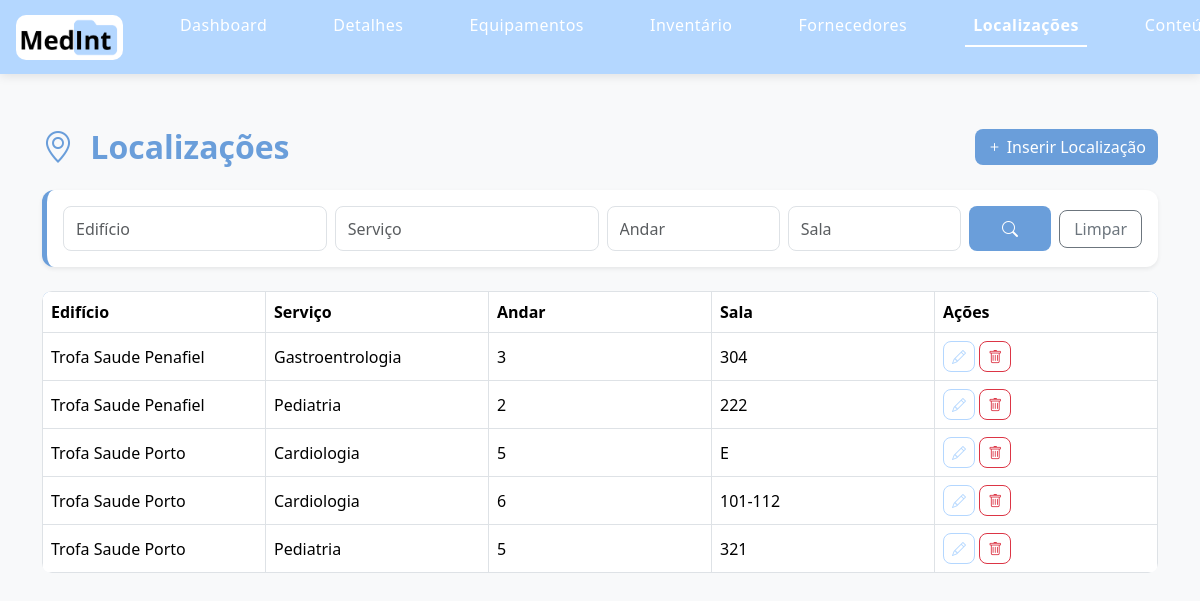
/1230798/medint/private/localizacoes.php (signed in), run on the app's committed database.
### tables this page shows
CREATE TABLE IF NOT EXISTS `localizacao` (
  `id` int NOT NULL AUTO_INCREMENT,
  `idEdificio` int NOT NULL,
  `idServico` int NOT NULL,
  `andar` int NOT NULL,
  `sala` char(20) NOT NULL DEFAULT '',
  PRIMARY KEY (`id`),
  KEY `FK_localizacao_edificios` (`idEdificio`),
  KEY `FK_localizacao_servicos` (`idServico`),
  CONSTRAINT `FK_localizacao_edificios` FOREIGN KEY (`idEdificio`) REFERENCES `edificios` (`id`),
  CONSTRAINT `FK_localizacao_servicos` FOREIGN KEY (`idServico`) REFERENCES `servicos` (`id`)
);

CREATE TABLE IF NOT EXISTS `edificios` (
  `id` int NOT NULL,
  `nome` char(100) NOT NULL DEFAULT '',
  `morada` char(100) NOT NULL DEFAULT '',
  `localidade` char(100) NOT NULL DEFAULT '',
  `codPostal` char(100) NOT NULL DEFAULT '',
  PRIMARY KEY (`id`)
);

CREATE TABLE IF NOT EXISTS `servicos` (
  `id` int NOT NULL AUTO_INCREMENT,
  `descricao` char(100) NOT NULL,
  PRIMARY KEY (`id`)
);

### 1230798/medint/private/localizacoes.php (the view, shortened to what this page needs)
<?php
try {
    $ligacao = new PDO(
        "mysql:host=" . MYSQL_HOST . ";port=" . MYSQL_PORT . ";dbname=" . MYSQL_DATABASE . ";charset=utf8",
        MYSQL_USERNAME,
        MYSQL_PASSWORD
    );
    $ligacao->setAttribute(PDO::ATTR_ERRMODE, PDO::ERRMODE_EXCEPTION);
    $localizacoes = $ligacao->query("
        SELECT
            l.id,
            e.nome AS edificio,
            s.descricao AS servico,
            l.andar,
            l.sala
        FROM localizacao l
        INNER JOIN edificios e ON l.idEdificio = e.id
        INNER JOIN servicos s ON l.idServico = s.id
        ORDER BY e.nome, s.descricao, l.andar, l.sala
    ")->fetchAll(PDO::FETCH_OBJ);
    $erro = '';
} catch (PDOException $e) {
    $erro = 'Erro ao carregar localizações.';
    $localizacoes = [];
}
include __DIR__ . '/includes/header_priv.php';
?>
<div class="container py-5" style="padding-top: 100px;">
    <div class="d-flex justify-content-between align-items-center mb-4">
        <h2 class="mb-0">
            <i class="bi bi-geo-alt me-2 text-primary"></i>
            Localizações
        </h2>
        <a href="inserir_localizacao.php" class="btn btn-primary">
            <i class="bi bi-plus"></i> Inserir Localização
        </a>
    </div>
    <div class="card p-3 mb-4 shadow-sm">
        <div class="row g-2 align-items-center">
            <div class="col-md-3">
                <input type="text" id="fNome" class="form-control" placeholder="Edifício">
            </div>
            <div class="col-md-3">
                <input type="text" id="fNIF" class="form-control" placeholder="Serviço">
            </div>
            <div class="col-md-2">
                <input type="text" id="fEmail" class="form-control" placeholder="Andar">
            </div>
            <div class="col-md-2">
                <input type="text" id="fTelefone" class="form-control" placeholder="Sala">
            </div>
            <div class="col-md-1">
                <button class="btn btn-primary w-100" id="btnFiltrar">
                    <i class="bi bi-search"></i>
                </button>
            </div>
            <div class="col-md-1">
                <button class="btn btn-outline-secondary w-100" id="btnLimpar">
                    Limpar
                </button>
            </div>
        </div>
    </div>
    <div class="table-responsive">
        <table class="table table-bordered align-middle">
            <thead class="table-custom">
                <tr>
                    <th>Edifício</th>
                    <th>Serviço</th>
                    <th>Andar</th>
                    <th>Sala</th>
                    <th>Ações</th>
                </tr>
            </thead>
            <tbody id="tbodyLocalizacoes">
                <?php if (!empty($erro)): ?>
                    <tr>
                        <td colspan="5" class="text-center text-danger">
                            <?= htmlspecialchars($erro) ?>
                        </td>
                    </tr>
                <?php else: ?>
                    <?php foreach ($localizacoes as $localizacao): ?>
                        <tr>
                            <td><?= htmlspecialchars($localizacao->edificio) ?></td>
                            <td><?= htmlspecialchars($localizacao->servico) ?></td>
                            <td><?= htmlspecialchars($localizacao->andar) ?></td>
                            <td><?= htmlspecialchars($localizacao->sala) ?></td>
                            <td>
                                <a href="editar_localizacao.php?id=<?= urlencode($localizacao->id) ?>"
                                   class="btn btn-sm btn-outline-primary">
                                    <i class="bi bi-pencil"></i>
                                </a>
                                <button
                                    type="button"
                                    class="btn btn-sm btn-outline-danger btn-apagar"
                                    data-url="apagar_localizacao.php?id=<?= urlencode($localizacao->id) ?>">
                                    <i class="bi bi-trash"></i>
                                </button>
                            </td>
                        </tr>
                    <?php endforeach; ?>
                <?php endif; ?>
            </tbody>
        </table>
    </div>
</div>
</body>
</html>

### 1230798/medint/css/1230798.css (style rules this page uses)
:root { --primary: #6a9eda; --primary-dark: #5a8bc7; --primary-soft: #eaf4ff; --secondary: #b4d7ff; --dark: #1f2937; --gray: #6c757d; --light-gray: #f8f9fa; --success: #198754; --danger: #dc3545; --warning:#ff0707; }
body { background-color: var(--light-gray); font-family: "Segoe UI", Tahoma, Geneva, Verdana, sans-serif; margin:0; }
h2, h3, h4, h5 { font-weight: 600; color: #6a9eda; }
.card { border: none; border-radius: 12px; background-color: #fff; border-left: 5px solid var(--primary); }
.table { background-color: #fff; border-radius: 10px; overflow: hidden; }
.table th { font-weight: 600; }
.table-custom { background-color: var(--primary); color: white; }
.table td, .table th { vertical-align: middle; }
.form-control, .form-select { border-radius: 8px; }
.btn { border-radius: 8px; font-weight: 500; }
.btn-primary { background-color: var(--primary); border: none; }
.btn-outline-primary { color: var(--secondary); border-color: var(--secondary); border-radius: 8px; }
.bi { color: var(--primary-) !important; }
a { color: var(--secondary); }
.card .form-control, .card .form-select { height: 45px; }
#btnFiltrar { height: 45px; }
body { padding-top: 80px; }
.form-control { height: 45px; border-radius: 8px; }
table { table-layout: fixed; }

### data on the page
localizacao: idEdificio.nome "Trofa Saude Penafiel", idServico.descricao "Gastroentrologia", andar "3", sala "304"
localizacao: idEdificio.nome "Trofa Saude Penafiel", idServico.descricao "Pediatria", andar "2", sala "222"
localizacao: idEdificio.nome "Trofa Saude Porto", idServico.descricao "Cardiologia", andar "5", sala "E"
localizacao: idEdificio.nome "Trofa Saude Porto", idServico.descricao "Cardiologia", andar "6", sala "101-112"
localizacao: idEdificio.nome "Trofa Saude Porto", idServico.descricao "Pediatria", andar "5", sala "321"
